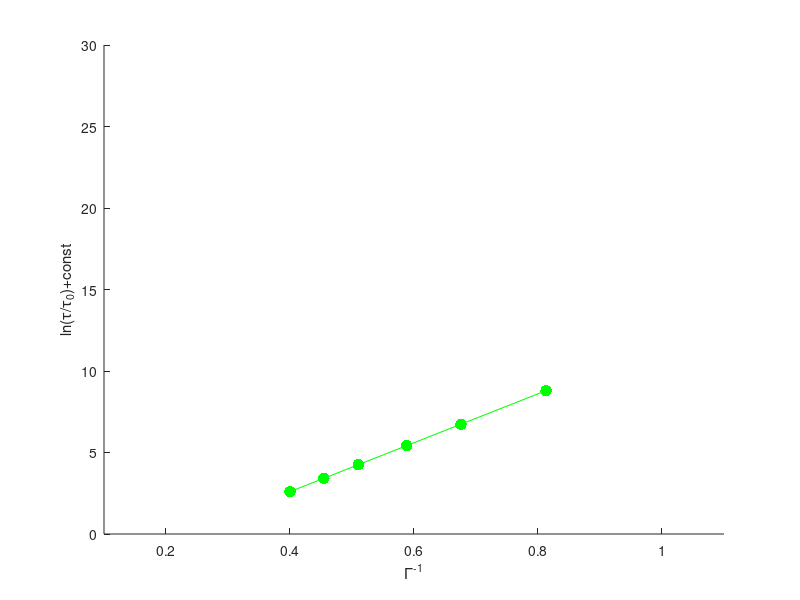
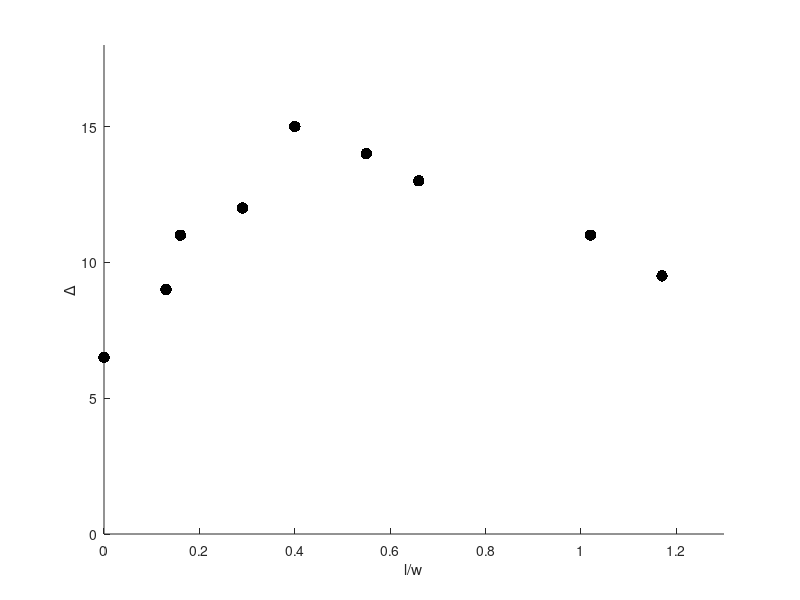
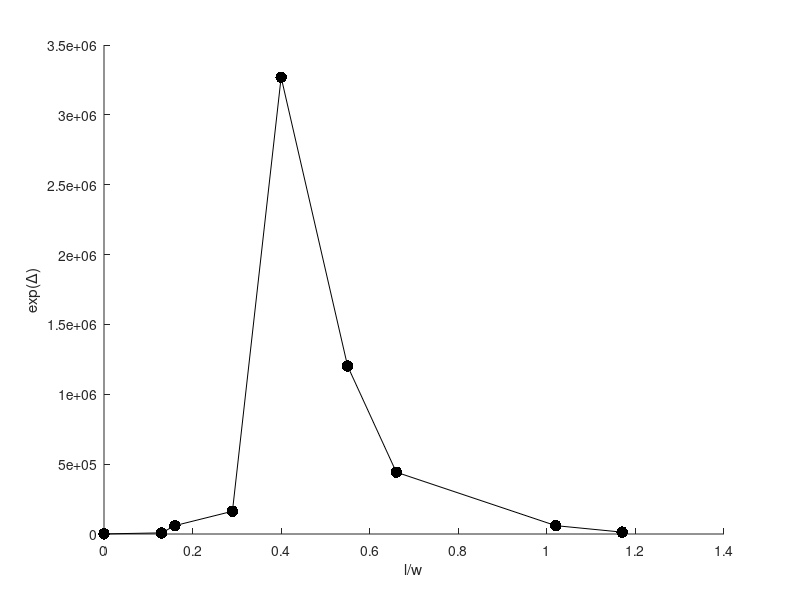

MATLAB code to generate these figures, in order:
%% figure 4a and b
%b
delta = [6.5 9 11 12 15 14 13 11 9.5];
lw = [0 .13 .16 .29 .4 .55 .66 1.02 1.17];
figure(10);
hold on;
plot(lw,delta,'k.','MarkerSize',25,'MarkerEdgeColor','k');
xlabel('l/w');
ylabel('\Delta');
axis([0 1.3 0 18])
figure(12)
hold on;
plot(lw,exp(delta),'k.-','MarkerSize',25,'MarkerEdgeColor','k');
xlabel('l/w');
ylabel('exp(\Delta)');

%a
%if t_o = 1, tt/tt_0 = tt
gamma=[1.23 1.48 1.7 1.96 2.20 2.5];

f=1/30;

delta=15;
figure(4)
tau=log(f)+delta./gamma;
hold on;
plot(1./gamma,tau,'g.-','MarkerSize',25,'MarkerEdgeColor','g');

xlabel('\Gamma^{-1}')
ylabel('ln(\tau/\tau_0)+const')
axis([.1 1.1 0 30])